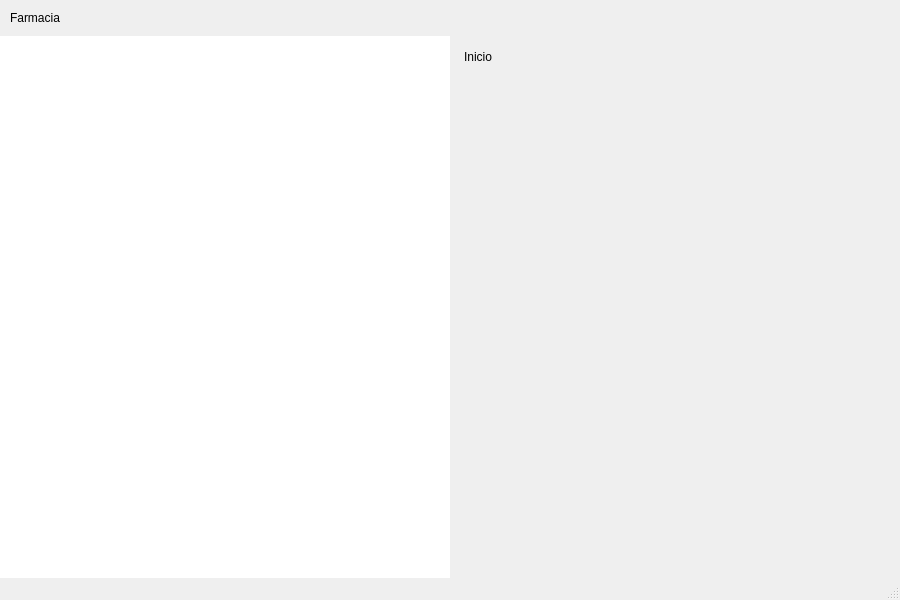
<?xml version="1.0" encoding="UTF-8"?>
<ui version="4.0">
 <class>MainWindow</class>
 <widget class="QMainWindow" name="MainWindow">
  <property name="geometry">
   <rect>
    <x>0</x>
    <y>0</y>
    <width>900</width>
    <height>600</height>
   </rect>
  </property>
  <property name="windowTitle">
   <string>Farmacia</string>
  </property>
  <widget class="QWidget" name="centralwidget">
   <layout class="QVBoxLayout" name="verticalLayoutRaiz">
    <property name="spacing">
     <number>0</number>
    </property>
    <property name="leftMargin">
     <number>0</number>
    </property>
    <property name="topMargin">
     <number>0</number>
    </property>
    <property name="rightMargin">
     <number>0</number>
    </property>
    <property name="bottomMargin">
     <number>0</number>
    </property>
    <item>
     <widget class="QWidget" name="barraTitulo">
      <property name="minimumHeight">
       <number>36</number>
      </property>
      <property name="maximumHeight">
       <number>36</number>
      </property>
      <layout class="QHBoxLayout" name="barraTituloLayout">
       <property name="spacing">
        <number>0</number>
       </property>
       <property name="leftMargin">
        <number>10</number>
       </property>
       <property name="topMargin">
        <number>0</number>
       </property>
       <property name="rightMargin">
        <number>0</number>
       </property>
       <property name="bottomMargin">
        <number>0</number>
       </property>
       <item>
        <widget class="QLabel" name="labelTituloApp">
         <property name="text">
          <string>Farmacia</string>
         </property>
        </widget>
       </item>
       <item>
        <spacer name="spacerTitulo">
         <property name="orientation">
          <enum>Qt::Horizontal</enum>
         </property>
        </spacer>
       </item>
       <item>
        <widget class="QLabel" name="labelInsignia">
         <property name="text">
          <string/>
         </property>
        </widget>
       </item>
       <item>
        <widget class="QPushButton" name="btnMinimizar">
         <property name="minimumSize">
          <size><width>46</width><height>36</height></size>
         </property>
         <property name="maximumSize">
          <size><width>46</width><height>36</height></size>
         </property>
         <property name="text">
          <string/>
         </property>
         <property name="flat">
          <bool>true</bool>
         </property>
        </widget>
       </item>
       <item>
        <widget class="QPushButton" name="btnCerrarApp">
         <property name="minimumSize">
          <size><width>46</width><height>36</height></size>
         </property>
         <property name="maximumSize">
          <size><width>46</width><height>36</height></size>
         </property>
         <property name="text">
          <string/>
         </property>
         <property name="flat">
          <bool>true</bool>
         </property>
        </widget>
       </item>
      </layout>
     </widget>
    </item>
    <item>
     <layout class="QHBoxLayout" name="horizontalLayout">
      <property name="spacing">
       <number>0</number>
      </property>
      <property name="leftMargin">
       <number>0</number>
      </property>
      <property name="topMargin">
       <number>0</number>
      </property>
      <property name="rightMargin">
       <number>0</number>
      </property>
      <property name="bottomMargin">
       <number>0</number>
      </property>
      <item>
       <widget class="QListWidget" name="listMenu">
        <property name="minimumWidth">
         <number>225</number>
        </property>
        <property name="maximumWidth">
         <number>225</number>
        </property>
        <property name="frameShape">
         <enum>QFrame::NoFrame</enum>
        </property>
        <property name="horizontalScrollBarPolicy">
         <enum>Qt::ScrollBarAlwaysOff</enum>
        </property>
       </widget>
      </item>
      <item>
       <layout class="QVBoxLayout" name="layoutContenido">
        <property name="spacing"><number>0</number></property>
        <property name="leftMargin"><number>0</number></property>
        <property name="topMargin"><number>0</number></property>
        <property name="rightMargin"><number>0</number></property>
        <property name="bottomMargin"><number>0</number></property>
        <item>
         <widget class="QWidget" name="encabezadoPagina">
          <layout class="QVBoxLayout" name="encabezadoLayout">
           <property name="spacing"><number>2</number></property>
           <property name="leftMargin"><number>14</number></property>
           <property name="topMargin"><number>14</number></property>
           <property name="rightMargin"><number>14</number></property>
           <property name="bottomMargin"><number>10</number></property>
           <item>
            <widget class="QLabel" name="labelTituloPagina">
             <property name="text"><string>Inicio</string></property>
            </widget>
           </item>
           <item>
            <widget class="QLabel" name="labelSubtituloPagina">
             <property name="wordWrap"><bool>true</bool></property>
             <property name="text"><string/></property>
            </widget>
           </item>
          </layout>
         </widget>
        </item>
        <item>
         <widget class="QStackedWidget" name="stackedWidget"/>
        </item>
       </layout>
      </item>
     </layout>
    </item>
   </layout>
  </widget>
  <widget class="QStatusBar" name="statusbar"/>
 </widget>
 <resources/>
 <connections/>
</ui>
